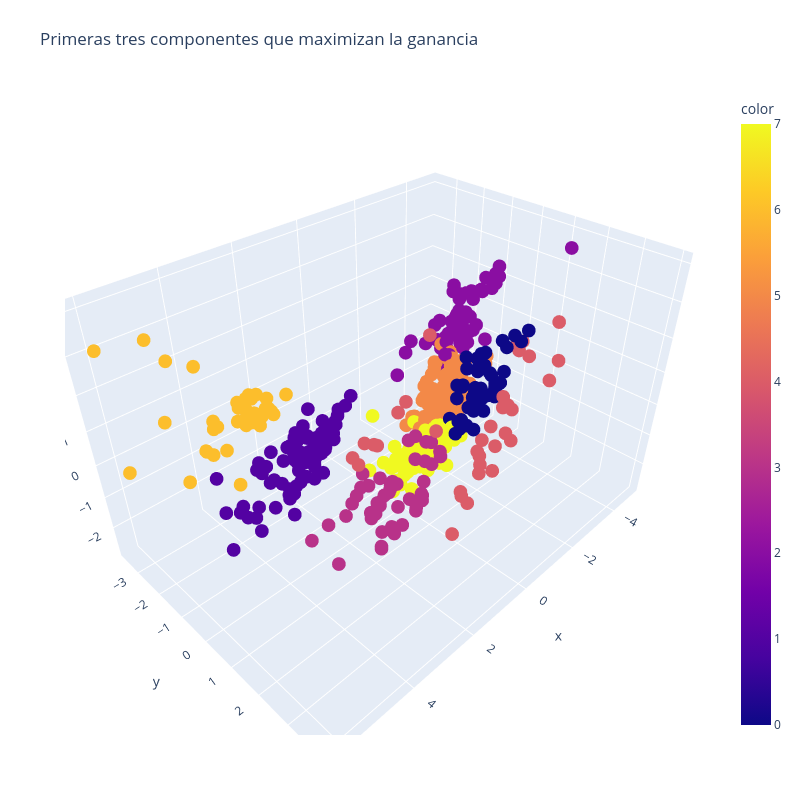

The notebook cell this image was saved under:
### Code cell
fig = plt.figure(figsize = (15,15))
fig = px.scatter_3d(x = df_pca["pc1"],y = df_pca["pc2"], z = df_pca["pc3"], color=df_pca["labels"])
fig.update_layout(title='Primeras tres componentes que maximizan la ganancia', autosize=False,
#                  x_label = "1er autovector pc1",
#                  ylabel = "2º autovector pc1",
#                  zlabel = "3er autovector pc1",
                  width=800, height=800,
                  showlegend= True,
                  margin=dict(l=65, r=50, b=65, t=90))

### Figure 1 — Plotly figure (JSON) as saved in the notebook; plotly's stock layout.template omitted (floating-point values rounded to 4 significant figures; data arrays with more than 128 entries replaced by an {"elided": "..."} marker saying what was removed)
{"data": [{"hovertemplate": "x=%{x}<br>y=%{y}<br>z=%{z}<br>color=%{marker.color}<extra></extra>", "legendgroup": "", "marker": {"color": {"elided": "506 int values"}, "coloraxis": "coloraxis", "symbol": "circle"}, "mode": "markers", "name": "", "scene": "scene", "showlegend": false, "type": "scatter3d", "x": {"elided": "506 float values"}, "y": {"elided": "506 float values"}, "z": {"elided": "506 float values"}}], "layout": {"autosize": false, "coloraxis": {"colorbar": {"title": {"text": "color"}}, "colorscale": [[0, "#0d0887"], [0.1111, "#46039f"], [0.2222, "#7201a8"], [0.3333, "#9c179e"], [0.4444, "#bd3786"], [0.5556, "#d8576b"], [0.6667, "#ed7953"], [0.7778, "#fb9f3a"], [0.8889, "#fdca26"], [1, "#f0f921"]]}, "height": 800, "legend": {"tracegroupgap": 0}, "margin": {"b": 65, "l": 65, "r": 50, "t": 90}, "scene": {"domain": {"x": [0, 1], "y": [0, 1]}, "xaxis": {"title": {"text": "x"}}, "yaxis": {"title": {"text": "y"}}, "zaxis": {"title": {"text": "z"}}}, "showlegend": true, "title": {"text": "Primeras tres componentes que maximizan la ganancia"}, "width": 800}}
